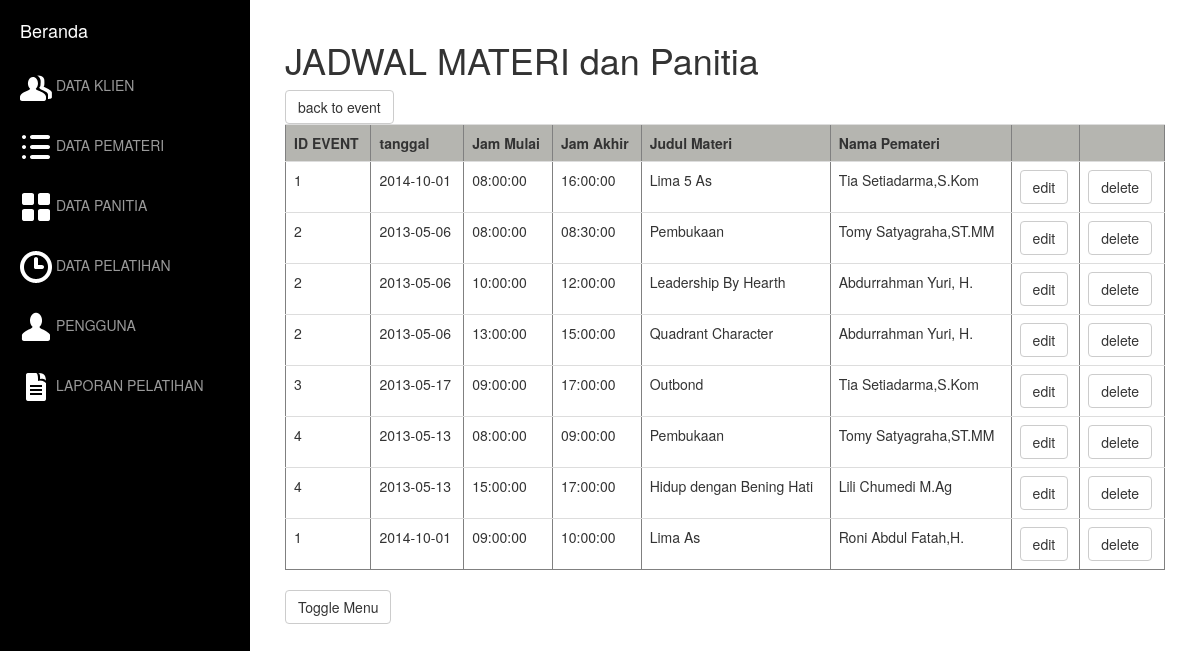
/JADWAL_MATERI/index.php, run on the app's committed database.
### tables this page shows
CREATE TABLE IF NOT EXISTS `tb_jadwal_materi` (
  `id_jadwal` int(11) NOT NULL AUTO_INCREMENT,
  `id_event` int(11) NOT NULL,
  `tanggal` date NOT NULL,
  `jam_mulai` time NOT NULL,
  `jam_akhir` time NOT NULL,
  `judul_materi` varchar(30) NOT NULL,
  `nama_pemateri` varchar(30) NOT NULL,
  PRIMARY KEY (`id_jadwal`)
);

### JADWAL_MATERI/index.php (called while the page is built, shortened)
<?php
	include "jadwal_materi.php";
	$jadwal_materi = new jadwal_materi();
	$data_jadwal_materi = $jadwal_materi->get_jadwal_materi();
	include "view.index.php";
?>

### JADWAL_MATERI/jadwal_materi.php (called while the page is built, shortened)
<?php
class jadwal_materi{
	function get_jadwal_materi(){
		$sql = "select * from tb_jadwal_materi";
		$query = mysql_query($sql) or die ("Gagal query : ".$sql);
		return $query;
	}
}
?>

### JADWAL_MATERI/view.index.php (the view, shortened to what this page needs)
<!DOCTYPE html>
<html lang="en">
<head>
    <link href="asset/css/bootstrap.min.css" rel="stylesheet">
    <link href="asset/css/simple-sidebar.css" rel="stylesheet">
</head>
<body>
    <div id="wrapper">
        <div id="sidebar-wrapper">
            <ul class="sidebar-nav">
                <li class="sidebar-brand">
                    <a href="../home.php">
                        Beranda
                    </a>
                </li>
              <li>
                    <a href="../KLIEN/index.php"><img src='../asset/icons/wb/ic_users.png' /> DATA KLIEN</a>
                </li><br>
                <li>
                    <a href="../PEMATERI/index.php"><img src='../asset/icons/wb/ic_list.png' /> DATA PEMATERI</a>
                </li><br>
                <li>
                    <a href="../PANITIA/index.php"><img src='../asset/icons/wb/ic_grid.png' /> DATA PANITIA</a>
                </li><br>
                <li>
                    <a href="#"><img src='../asset/icons/wb/ic_time.png' /> DATA PELATIHAN</a>
                </li><br>
				<li>
                    <a href="../USER/index.php"><img src='../asset/icons/wb/ic_user.png' /> PENGGUNA</a>
                </li><br>
                <li>
                    <a href="../LAPORAN/form.php"><img src='../asset/icons/wb/ic_text_document.png' /> LAPORAN PELATIHAN</a>
                </li>
            </ul>
        </div>
        <div id="page-content-wrapper">
            <div class="container-fluid">
                <div class="row">
                    <div class="col-lg-12">
                        <h1>JADWAL MATERI dan Panitia</h1>
                        <a href="../EVENT/index.php" class="btn btn-default">back to event</a><br>
		<table class="table" border="">
			<tr bgcolor="#B5B5B0">
				<th>ID EVENT</th>
				<th>tanggal</th>
				<th>Jam Mulai</th>
				<th>Jam Akhir</th>
				<th>Judul Materi</th>
				<th>Nama Pemateri</th>
				<th></th>
				<th></th>
			</tr>
		<?php while($v = mysql_fetch_array($data_jadwal_materi)):;?>
			<tr>
				<td><?php echo $v["id_event"];?></td>
				<td><?php echo $v["tanggal"];?></td>
				<td><?php echo $v["jam_mulai"];?></td>
				<td><?php echo $v["jam_akhir"];?></td>
				<td><?php echo $v["judul_materi"];?></td>
				<td><?php echo $v["nama_pemateri"];?></td>
				<td><a href="formedit.php?id=<?php echo $v["id_jadwal"]; ?>" class="btn btn-default">edit</a></td>
				<td><a href="delete.php?id=<?php echo $v["id_jadwal"]; ?>" class="btn btn-default">delete</a></td>
			</tr>
			<?php endwhile;?>
		<table>
                        <a href="#menu-toggle" class="btn btn-default" id="menu-toggle">Toggle Menu</a>
                    </div>
                </div>
            </div>
        </div>
    </div>
</body>
</html>

### JADWAL_MATERI/asset/css/simple-sidebar.css (style rules this page uses)
#wrapper { padding-left: 0; -webkit-transition: all 0.5s ease; -moz-transition: all 0.5s ease; -o-transition: all 0.5s ease; transition: all 0.5s ease; }
#sidebar-wrapper { z-index: 1000; position: fixed; left: 250px; width: 0; height: 100%; margin-left: -250px; overflow-y: auto; background: #000; -webkit-transition: all 0.5s ease; -moz-transition: all 0.5s ease; -o-transition: all 0.5s ease; transition: all 0.5s ease; }
#page-content-wrapper { width: 100%; padding: 15px; }
.sidebar-nav { position: absolute; top: 0; width: 250px; margin: 0; padding: 0; list-style: none; }
.sidebar-nav li { text-indent: 20px; line-height: 40px; }
.sidebar-nav li a { display: block; text-decoration: none; color: #999999; }
.sidebar-nav > .sidebar-brand { height: 65px; font-size: 18px; line-height: 60px; }
.sidebar-nav > .sidebar-brand a { color: #999999; }
@media (min-width:768px) { #wrapper { padding-left: 250px; } }
@media (min-width:768px) { #sidebar-wrapper { width: 250px; } }
@media (min-width:768px) { #page-content-wrapper { padding: 20px; } }

### data on the page
tb_jadwal_materi: id_event "1", tanggal "2014-10-01", jam_mulai "08:00:00", jam_akhir "16:00:00", judul_materi "Lima 5 As", nama_pemateri "Tia Setiadarma,S.Kom"
tb_jadwal_materi: id_event "2", tanggal "2013-05-06", jam_mulai "08:00:00", jam_akhir "08:30:00", judul_materi "Pembukaan", nama_pemateri "Tomy Satyagraha,ST.MM"
tb_jadwal_materi: id_event "2", tanggal "2013-05-06", jam_mulai "10:00:00", jam_akhir "12:00:00", judul_materi "Leadership By Hearth", nama_pemateri "Abdurrahman Yuri, H."
tb_jadwal_materi: id_event "2", tanggal "2013-05-06", jam_mulai "13:00:00", jam_akhir "15:00:00", judul_materi "Quadrant Character", nama_pemateri "Abdurrahman Yuri, H."
tb_jadwal_materi: id_event "3", tanggal "2013-05-17", jam_mulai "09:00:00", jam_akhir "17:00:00", judul_materi "Outbond", nama_pemateri "Tia Setiadarma,S.Kom"
tb_jadwal_materi: id_event "4", tanggal "2013-05-13", jam_mulai "08:00:00", jam_akhir "09:00:00", judul_materi "Pembukaan", nama_pemateri "Tomy Satyagraha,ST.MM"
tb_jadwal_materi: id_event "4", tanggal "2013-05-13", jam_mulai "15:00:00", jam_akhir "17:00:00", judul_materi "Hidup dengan Bening Hati", nama_pemateri "Lili Chumedi M.Ag"
tb_jadwal_materi: id_event "1", tanggal "2014-10-01", jam_mulai "09:00:00", jam_akhir "10:00:00", judul_materi "Lima As", nama_pemateri "Roni Abdul Fatah,H."
